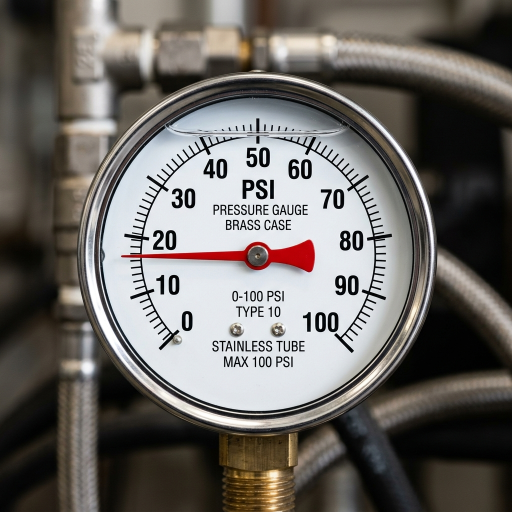
#> input picture gauge_reader/test_images/gauge_0.png, 1024 x 1024 px (shown at 1/2 size)
$ python detect_from_image.py test_images/gauge_0.png
#> lines starting #> are read from the running program, lines starting #| are printed output that depends on the picture; after the words box and inside, x2 and y2 are one past the last pixel; in counts of white or black regions, pixels touching at a corner belong together
### gauge_reader/src/config_manager.py
import json
import os
from typing import Dict, Any, Optional
class CalibrationConfig:

    VALID_RANGES = {
        'min_angle': (0, 360),
        'max_angle': (0, 360),
        'min_pressure': (-1000, 10000),
        'max_pressure': (-1000, 10000),
        'hough_circles_param1': (10, 500),
        'hough_circles_param2': (1, 100),
        'hough_circles_minRadius': (5, 500),
        'hough_circles_maxRadius': (10, 1000),
    }
    REQUIRED_FIELDS = [
        'gauge_name',
        'unit',
        'min_angle',
        'max_angle',
        'min_pressure',
        'max_pressure'
    ]
    def __init__(self, config_path: Optional[str] = None):

        self.config_path = config_path
        self.data: Dict[str, Any] = {}
        if config_path and os.path.exists(config_path):
            self.load_from_file(config_path)
        else:
            self._initialize_defaults()
    # [19 lines left out: function _initialize_defaults, not called in this run]
    def load_from_file(self, config_path: str) -> bool:

        try:
            with open(config_path, 'r') as f:
                self.data = json.load(f)
            self.config_path = config_path
            if not self.validate():
                print("Warning: Loaded configuration has validation errors")
                return False
            print(f"Successfully loaded calibration: {config_path}")
            return True
        except FileNotFoundError:
            print(f"Error: Calibration file not found: {config_path}")
            return False
        except json.JSONDecodeError:
            print(f"Error: Invalid JSON in calibration file: {config_path}")
            return False
        except Exception as e:
            print(f"Error loading calibration: {e}")
            return False
    # [16 lines left out: function save_to_file, not called in this run]
    def validate(self) -> bool:

        for field in self.REQUIRED_FIELDS:
            if field not in self.data:
                print(f"Error: Missing required field '{field}'")
                return False
        for field, (min_val, max_val) in self.VALID_RANGES.items():
            if field in self.data:
                value = self.data[field]
                if not isinstance(value, (int, float)):
                    print(f"Error: '{field}' must be numeric")
                    return False
                if not (min_val <= value <= max_val):
                    print(f"Error: '{field}' = {value} is outside valid range [{min_val}, {max_val}]")
                    return False
        return True
    def get(self, key: str, default: Any = None) -> Any:
        """Get configuration value by key."""
        return self.data.get(key, default)
    # [9 lines left out: function set, not called in this run]
    def get_all(self) -> Dict[str, Any]:
        """Get all configuration parameters."""
        return self.data.copy()
    # [85 lines left out: functions update, print_summary, create_default_calibrations, not called in this run]

### gauge_reader/src/gauge_detector.py
import cv2
import numpy as np
import math
from typing import Tuple, Optional, List
try:
    from .utils import (calculate_angle_from_line, line_length, point_to_line_distance,
                        smooth_value, normalize_angle, convert_angle_to_pressure,
                        circular_median, angle_difference)
except ImportError:
    from utils import (calculate_angle_from_line, line_length, point_to_line_distance,
                       smooth_value, normalize_angle, convert_angle_to_pressure,
                       circular_median, angle_difference)
from collections import deque
class GaugeDetector:

    def __init__(self, config=None):

        self.config = config
        self.last_detected_circle = None
        self.last_detected_needle = None
        self.last_angle = None
        self.last_pressure = None
        self.circle_lock_frames = 0
        self.max_circle_lock = 30
        self.smoothing_alpha = 0.25
        self.circle_jump_threshold = 15
        self.angle_window = deque(maxlen=9)
        self.needle_lock_frames = 0
        self.max_needle_lock = 5
        self.outlier_threshold_degrees = 25
    def detect_gauge_circle(self, frame: np.ndarray) -> Optional[Tuple[int, int, int]]:

        gray = cv2.cvtColor(frame, cv2.COLOR_BGR2GRAY)
        clahe = cv2.createCLAHE(clipLimit=2.0, tileGridSize=(8, 8))
        gray = clahe.apply(gray)
        blur_kernel = self.config.get('gaussian_kernel', (15, 15)) if self.config else (15, 15)
        if isinstance(blur_kernel, list):
            blur_kernel = tuple(blur_kernel)
        blurred = cv2.GaussianBlur(gray, blur_kernel, 0)
        if self.config:
            param1 = self.config.get('hough_circles_param1', 100)
            param2 = self.config.get('hough_circles_param2', 30)
            min_radius = self.config.get('hough_circles_minRadius', 50)
            max_radius = self.config.get('hough_circles_maxRadius', 300)
        else:
            param1, param2 = 100, 30
            min_radius, max_radius = 50, 300
        circles = cv2.HoughCircles(
            blurred,
            cv2.HOUGH_GRADIENT,
            dp=1,
            minDist=100,
            param1=param1,
            param2=param2,
            minRadius=min_radius,
            maxRadius=max_radius
        )
        if circles is None or len(circles) == 0:
            if self.last_detected_circle and self.circle_lock_frames < self.max_circle_lock:
                self.circle_lock_frames += 1
                return self.last_detected_circle
            return None
        circles = np.uint16(np.around(circles))
        circle = circles[0][0]
        center_x, center_y, radius = int(circle[0]), int(circle[1]), int(circle[2])
        if self.last_detected_circle:
            lcx, lcy, lr = self.last_detected_circle
            dist = math.sqrt((center_x - lcx)**2 + (center_y - lcy)**2)
            if dist < self.circle_jump_threshold:
                center_x = int(smooth_value(center_x, lcx, 0.8))
                center_y = int(smooth_value(center_y, lcy, 0.8))
                radius = int(smooth_value(radius, lr, 0.8))
        self.last_detected_circle = (center_x, center_y, radius)
        self.circle_lock_frames = 0
        return center_x, center_y, radius
    # [68 lines left out: function detect_needle_line, not called in this run]
    def detect_needle_by_color(self, frame: np.ndarray,
                              gauge_center: Tuple[int, int],
                              gauge_radius: int) -> Optional[np.ndarray]:

        cx, cy = gauge_center
        hsv = cv2.cvtColor(frame, cv2.COLOR_BGR2HSV)
        lower_red1 = np.array([0, 40, 30])
        upper_red1 = np.array([15, 255, 255])
        lower_red2 = np.array([160, 40, 30])
        upper_red2 = np.array([180, 255, 255])
        mask1 = cv2.inRange(hsv, lower_red1, upper_red1)
        mask2 = cv2.inRange(hsv, lower_red2, upper_red2)
        mask = cv2.bitwise_or(mask1, mask2)
        circle_mask = np.zeros(mask.shape, dtype=np.uint8)
        cv2.circle(circle_mask, (cx, cy), int(gauge_radius * 0.90), 255, -1)
        pivot_exclusion_r = max(10, int(gauge_radius * 0.40))
        cv2.circle(circle_mask, (cx, cy), pivot_exclusion_r, 0, -1)
        mask = cv2.bitwise_and(mask, circle_mask)
        kernel = np.ones((2, 2), np.uint8)
        mask = cv2.morphologyEx(mask, cv2.MORPH_CLOSE, kernel)
        contours, _ = cv2.findContours(mask, cv2.RETR_EXTERNAL, cv2.CHAIN_APPROX_SIMPLE)
        if not contours:
            return None
        valid_contours = [c for c in contours if cv2.contourArea(c) > 80]
        if not valid_contours:
            return None
        largest_contour = max(valid_contours, key=cv2.contourArea)
        max_dist = -1
        tip_x, tip_y = cx, cy
        for point in largest_contour:
            px, py = point[0]
            dist = math.sqrt((px - cx)**2 + (py - cy)**2)
            if dist > max_dist:
                max_dist = dist
                tip_x, tip_y = px, py
        if max_dist < gauge_radius * 0.20:
            return None
        dx = tip_x - cx
        dy = tip_y - cy
        length = math.sqrt(dx**2 + dy**2)
        if length == 0:
            return None
        target_length = gauge_radius * 0.85
        x2 = int(cx + dx * (target_length / length))
        y2 = int(cy + dy * (target_length / length))
        line = np.array([cx, cy, x2, y2])
        self.last_detected_needle = line
        self.needle_lock_frames = 0
        return line
    def calculate_needle_angle(self, needle_line: np.ndarray,
                              gauge_center: Tuple[int, int]) -> float:

        line_reshaped = np.array([needle_line])
        angle = calculate_angle_from_line(line_reshaped, gauge_center[0], gauge_center[1])
        return angle
    def process_frame(self, frame: np.ndarray) -> dict:

        results = {
            'success': False,
            'gauge_center': None,
            'gauge_radius': None,
            'needle_line': None,
            'angle_degrees': None,
            'pressure': None,
            'pressure_unit': None
        }
        gauge_info = self.detect_gauge_circle(frame)
        if gauge_info is None:
            return results
        center_x, center_y, radius = gauge_info
        results['gauge_center'] = (center_x, center_y)
        results['gauge_radius'] = radius
        needle_line = None
        try:
            needle_line = self.detect_needle_by_color(frame, (center_x, center_y), radius)
        except Exception:
            pass
        if needle_line is None:
            needle_line = self.detect_needle_line(frame, (center_x, center_y), radius)
        if needle_line is None:
            return results
        results['needle_line'] = needle_line
        raw_angle = self.calculate_needle_angle(needle_line, (center_x, center_y))
        self.angle_window.append(raw_angle)
        median_angle = circular_median(list(self.angle_window))
        angle = median_angle
        if self.last_angle is not None:
            diff = angle - self.last_angle
            if diff > 180:
                angle -= 360
            elif diff < -180:
                angle += 360
            angle = smooth_value(angle, self.last_angle, self.smoothing_alpha)
            angle = normalize_angle(angle)
        results['angle_degrees'] = angle
        self.last_angle = angle
        if self.config and self.config.validate():
            min_angle = self.config.get('min_angle')
            max_angle = self.config.get('max_angle')
            min_pressure = self.config.get('min_pressure')
            max_pressure = self.config.get('max_pressure')
            pressure = convert_angle_to_pressure(angle, min_angle, max_angle, min_pressure, max_pressure)
            pressure = round(pressure, 1)
            results['pressure'] = pressure
            self.last_pressure = pressure
            results['pressure_unit'] = self.config.get('unit', 'PSI')
        results['success'] = True
        return results
    # [28 lines left out: function draw_detection_results, not called in this run]

### gauge_reader/src/utils.py
import math
import time
from collections import deque
class FPSCounter:

    # [5 lines left out: function __init__, not called in this run]
    def update(self):
        """Update FPS counter - call once per frame."""
        self.timestamps.append(time.time())
    # [8 lines left out: function get_fps, not called in this run]
def calculate_angle_from_line(line, center_x, center_y):

    x1, y1, x2, y2 = line[0]
    dist1 = math.sqrt((x1 - center_x)**2 + (y1 - center_y)**2)
    dist2 = math.sqrt((x2 - center_x)**2 + (y2 - center_y)**2)
    if dist1 > dist2:
        px, py = x1, y1
    else:
        px, py = x2, y2
    angle_rad = math.atan2(py - center_y, px - center_x)
    angle_deg = math.degrees(angle_rad)
    if angle_deg < 0:
        angle_deg += 360
    return angle_deg
def convert_angle_to_pressure(angle, min_angle, max_angle, min_pressure, max_pressure):

    angle = normalize_angle(angle)
    min_angle = normalize_angle(min_angle)
    max_angle = normalize_angle(max_angle)
    sweep = normalize_angle(max_angle - min_angle)
    if sweep == 0:
        return min_pressure
    rel_angle = normalize_angle(angle - min_angle)
    if rel_angle > sweep:
        if rel_angle > (sweep + (360 - sweep) / 2):
            rel_angle = 0
        else:
            rel_angle = sweep
    pressure_range = max_pressure - min_pressure
    pressure = (rel_angle / sweep) * pressure_range + min_pressure
    return pressure
def normalize_angle(angle):

    angle = angle % 360
    if angle < 0:
        angle += 360
    return angle
# [6 lines left out: function angle_difference, not called in this run]
def circular_median(angles):

    if not angles:
        return 0
    if len(angles) == 1:
        return angles[0]
    ref = angles[0]
    unwrapped = []
    for a in angles:
        diff = a - ref
        while diff > 180:
            diff -= 360
        while diff < -180:
            diff += 360
        unwrapped.append(ref + diff)
    unwrapped.sort()
    n = len(unwrapped)
    if n % 2 == 1:
        median = unwrapped[n // 2]
    else:
        median = (unwrapped[n // 2 - 1] + unwrapped[n // 2]) / 2
    return normalize_angle(median)
# [7 lines left out: function point_to_line_distance, not called in this run]
def line_length(x1, y1, x2, y2):

    return math.sqrt((x2 - x1)**2 + (y2 - y1)**2)
# [4 lines left out: function smooth_value, not called in this run]
def degrees_to_radians(degrees):
    """Convert degrees to radians."""
    return degrees * math.pi / 180
def radians_to_degrees(radians):
    """Convert radians to degrees."""
    return radians * 180 / math.pi

### gauge_reader/detect_from_image.py
#!/usr/bin/env python3
"""
Simple gauge detector for processing individual images
Used by the web API for real-time detection
"""

import sys
import os
import json
import cv2

# Add paths
sys.path.insert(0, os.path.dirname(__file__))
sys.path.insert(0, os.path.join(os.path.dirname(__file__), 'src'))

from src.gauge_detector import GaugeDetector
from src.config_manager import CalibrationConfig

def detect_gauge_in_image(image_path: str, calibration_path: str = None):
    """
    Detect gauge in a single image and return results as JSON
    """
    try:
        # Load calibration
        calibration_path = calibration_path or os.path.join(
            os.path.dirname(__file__),
            'calibrations/default_psi.json'
        )

        config = CalibrationConfig(calibration_path)
#> (reads gauge_reader/calibrations/default_psi.json from the repository)
        if not config.validate():
            return {
                "error": "Invalid calibration",
                "detection_success": False,
                "pressure": 0,
                "unit": "PSI"
            }

        # Load image
        frame = cv2.imread(image_path)
#> frame is the input picture: shape (1024, 1024, 3); mean B, G, R 100.4, 104.3, 107.9
        if frame is None:
            return {
                "error": "Could not read image",
                "detection_success": False,
                "pressure": 0,
                "unit": "PSI"
            }

        # Detect gauge
        detector = GaugeDetector(config)
        results = detector.process_frame(frame)
#> in detect_gauge_circle, `gray = cv2.cvtColor(frame, cv2.COLOR_BGR2GRAY)`:
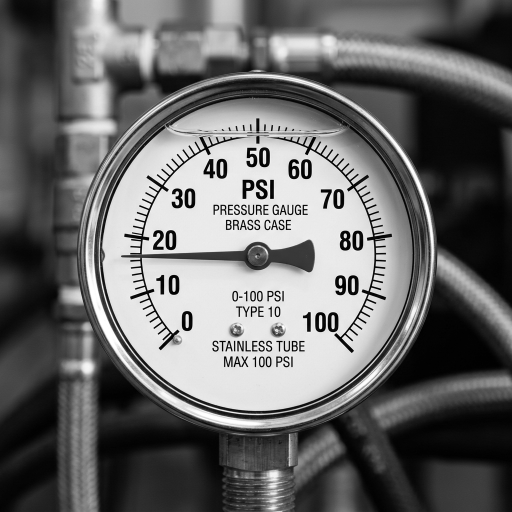
#> gray: shape (1024, 1024) (shown at 1/2 size); min 0, max 255, mean 105
#> in detect_gauge_circle, `gray = clahe.apply(gray)`:
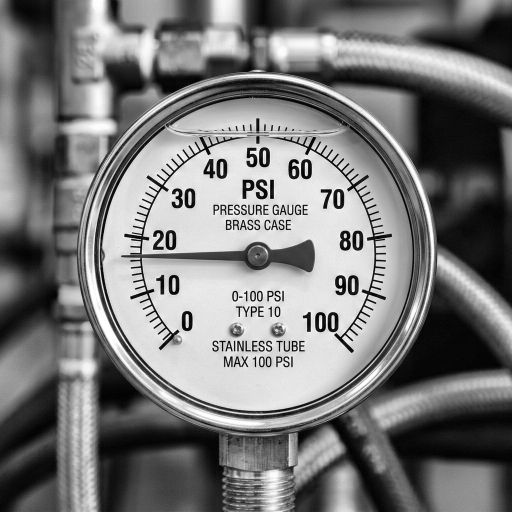
#> gray: shape (1024, 1024) (shown at 1/2 size); min 0, max 255, mean 121.1
#> in detect_gauge_circle, `blurred = cv2.GaussianBlur(gray, blur_kernel, 0)`:
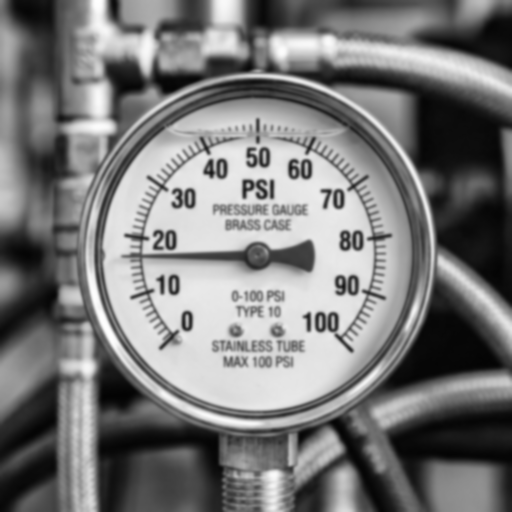
#> blurred: shape (1024, 1024) (shown at 1/2 size); min 3, max 254, mean 121.1
#> in detect_gauge_circle, `circles = cv2.HoughCircles( blurred, cv2.HOUGH_GRADIENT, dp=1, minDist..`: circles = 28 rows, first 8: [514.5, 508.5, 232.8], [451.5, 428.5, 257.6], [483.5, 606.5, 259.8], [591.5, 575.5, 254.3], [574.5, 427.5, 258.7], [415.5, 524.5, 262], [449.5, 328.5, 174], [663.5, 489.5, 204.7]
#> in detect_gauge_circle, `circles = np.uint16(np.around(circles))`: circles = 28 rows, first 8: [514, 508, 233], [452, 428, 258], [484, 606, 260], [592, 576, 254], [574, 428, 259], [416, 524, 262], [450, 328, 174], [664, 490, 205]
#> in detect_gauge_circle, `circle = circles[0][0]`: circle = [514, 508, 233]
#> in detect_gauge_circle, `center_x, center_y, radius = int(circle[0]), int(circle[1]), int(circl..`: center_x = 514; center_y = 508; radius = 233
#> in detect_gauge_circle, `self.last_detected_circle = (center_x, center_y, radius)`: self.last_detected_circle = (514, 508, 233)
#> in process_frame, `center_x, center_y, radius = gauge_info`: center_x = 514; center_y = 508; radius = 233
#> in detect_needle_by_color, `mask1 = cv2.inRange(hsv, lower_red1, upper_red1)`:
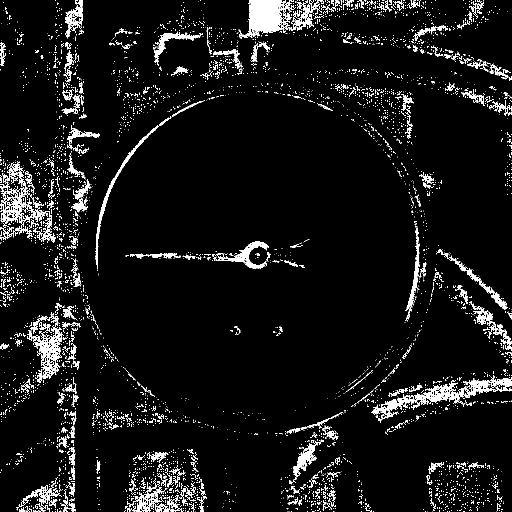
#> mask1: shape (1024, 1024) (shown at 1/2 size); 7.5% white; 4085 white regions (3700 under 20 px), largest, box (x1, y1, x2, y2) and area: (0, 322, 112, 485) 5425, (743, 754, 1024, 842) 5328, (478, 0, 592, 78) 4979
#> in detect_needle_by_color, `mask2 = cv2.inRange(hsv, lower_red2, upper_red2)`:
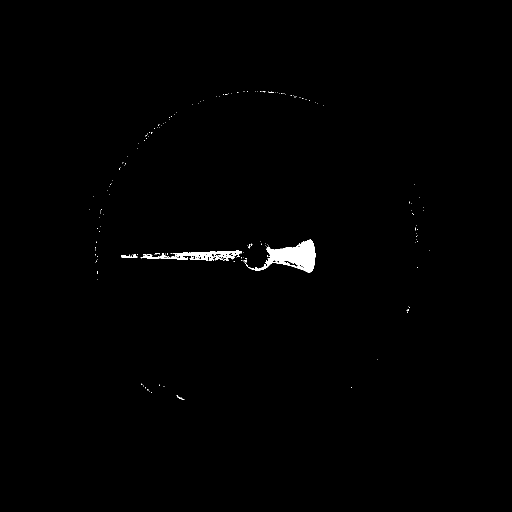
#> mask2: shape (1024, 1024) (shown at 1/2 size); 0.6% white; 175 white regions (169 under 20 px), largest, box (x1, y1, x2, y2) and area: (492, 479, 631, 545) 3921, (281, 501, 484, 521) 1770, (242, 508, 274, 516) 143, (354, 791, 369, 800) 37, (446, 517, 457, 522) 28, (488, 519, 494, 525) 20
#> in detect_needle_by_color, `mask = cv2.bitwise_or(mask1, mask2)`:
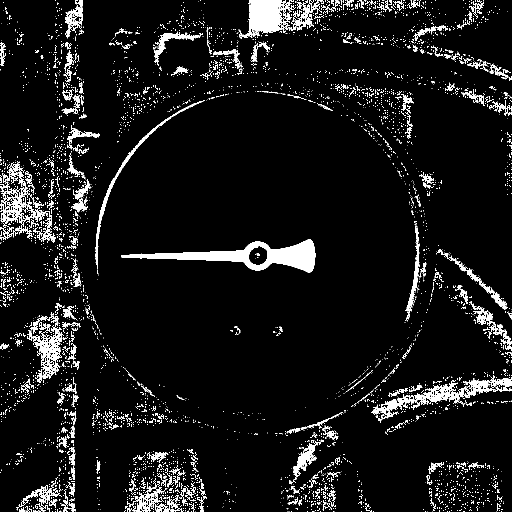
#> mask: shape (1024, 1024) (shown at 1/2 size); 8.1% white; 4026 white regions (3649 under 20 px), largest, box (x1, y1, x2, y2) and area: (242, 479, 631, 545) 8723, (0, 322, 112, 485) 5425, (743, 754, 1024, 842) 5328
#> in detect_needle_by_color, `pivot_exclusion_r = max(10, int(gauge_radius * 0.40))`: pivot_exclusion_r = 93
#> (the rest of the program and of its run is left out)
